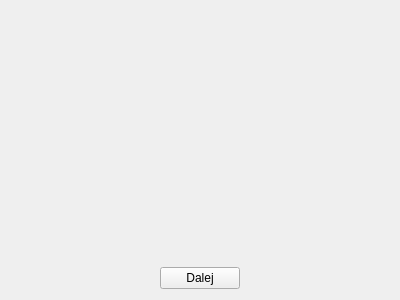
<?xml version="1.0" encoding="UTF-8"?>
<ui version="4.0">
 <class>TestPageForm</class>
 <widget class="QWidget" name="TestPageForm">
  <property name="geometry">
   <rect>
    <x>0</x>
    <y>0</y>
    <width>400</width>
    <height>300</height>
   </rect>
  </property>
  <property name="windowTitle">
   <string>Form</string>
  </property>
  <layout class="QVBoxLayout" name="verticalLayout">
   <item>
    <layout class="QHBoxLayout" name="horizontalLayout">
     <item>
      <widget class="QLabel" name="title">
       <property name="enabled">
        <bool>true</bool>
       </property>
       <property name="font">
        <font>
         <pointsize>14</pointsize>
        </font>
       </property>
       <property name="text">
        <string/>
       </property>
      </widget>
     </item>
     <item>
      <spacer name="horizontalSpacer">
       <property name="orientation">
        <enum>Qt::Horizontal</enum>
       </property>
       <property name="sizeHint" stdset="0">
        <size>
         <width>40</width>
         <height>20</height>
        </size>
       </property>
      </spacer>
     </item>
    </layout>
   </item>
   <item>
    <layout class="QHBoxLayout" name="horizontalLayout_2">
     <item>
      <widget class="QLabel" name="subtitle">
       <property name="font">
        <font>
         <pointsize>12</pointsize>
        </font>
       </property>
       <property name="text">
        <string/>
       </property>
      </widget>
     </item>
     <item>
      <spacer name="horizontalSpacer_2">
       <property name="orientation">
        <enum>Qt::Horizontal</enum>
       </property>
       <property name="sizeHint" stdset="0">
        <size>
         <width>40</width>
         <height>20</height>
        </size>
       </property>
      </spacer>
     </item>
    </layout>
   </item>
   <item>
    <widget class="QWidget" name="widget" native="true"/>
   </item>
   <item>
    <spacer name="verticalSpacer">
     <property name="orientation">
      <enum>Qt::Vertical</enum>
     </property>
     <property name="sizeHint" stdset="0">
      <size>
       <width>20</width>
       <height>171</height>
      </size>
     </property>
    </spacer>
   </item>
   <item>
    <layout class="QHBoxLayout" name="horizontalLayout_3">
     <item>
      <spacer name="horizontalSpacer_3">
       <property name="orientation">
        <enum>Qt::Horizontal</enum>
       </property>
       <property name="sizeHint" stdset="0">
        <size>
         <width>40</width>
         <height>20</height>
        </size>
       </property>
      </spacer>
     </item>
     <item>
      <widget class="QPushButton" name="pbNext">
       <property name="text">
        <string>Dalej</string>
       </property>
      </widget>
     </item>
     <item>
      <spacer name="horizontalSpacer_4">
       <property name="orientation">
        <enum>Qt::Horizontal</enum>
       </property>
       <property name="sizeHint" stdset="0">
        <size>
         <width>40</width>
         <height>20</height>
        </size>
       </property>
      </spacer>
     </item>
    </layout>
   </item>
  </layout>
 </widget>
 <resources/>
 <connections/>
</ui>
